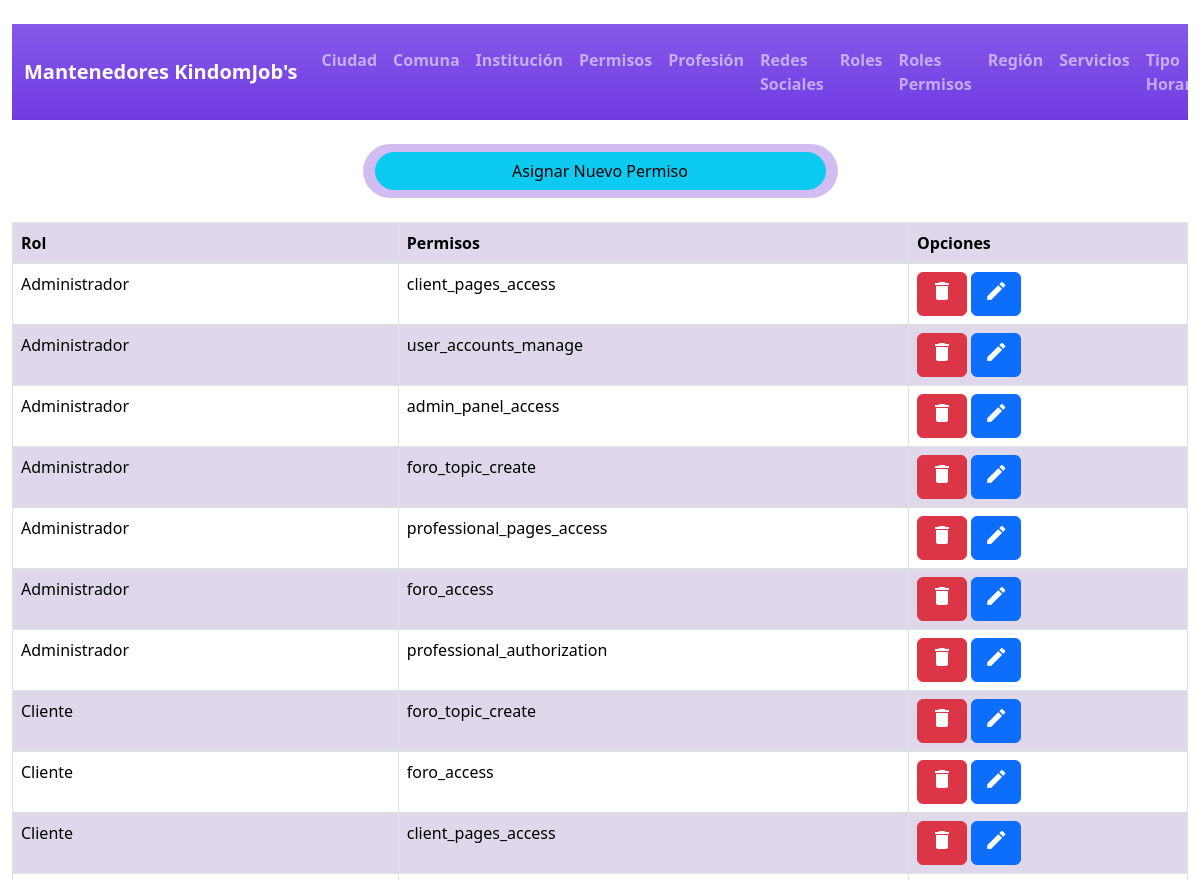
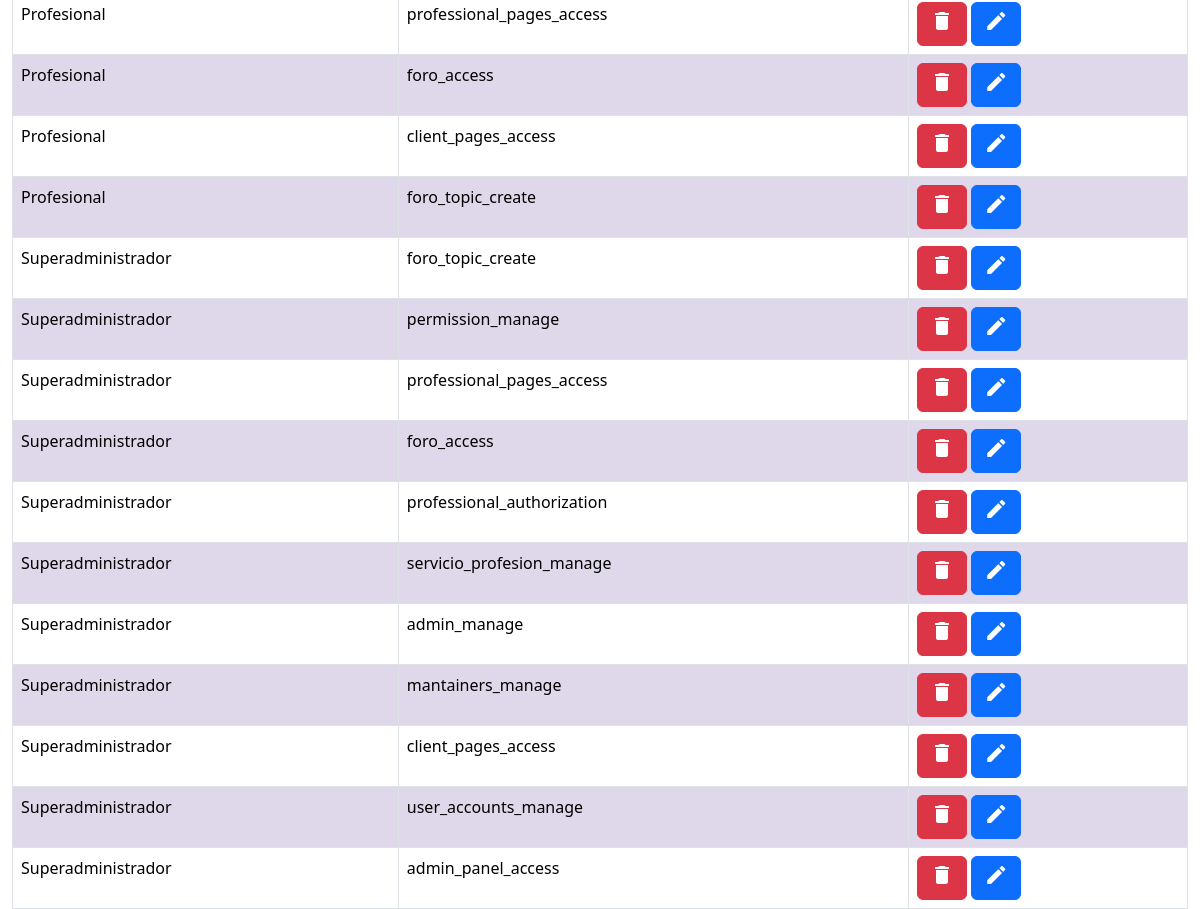
/admin/mantenedor_roles_permisos/index_rol_permiso.php (signed in), run on the app's committed database (2 pictures, top to bottom).
### tables this page shows
CREATE TABLE `permiso_rol` (
  `id_rol` int(11) NOT NULL,
  `id_permiso` int(11) NOT NULL
);

CREATE TABLE `rol` (
  `id_rol` int(11) NOT NULL,
  `nombre_rol` varchar(100) NOT NULL
);

CREATE TABLE `permiso` (
  `id_permiso` int(11) NOT NULL,
  `nombre_permiso` varchar(50) NOT NULL,
  `descripcion_permiso` varchar(255) NOT NULL
);

### admin/mantenedor_roles_permisos/index_rol_permiso.php (the view, shortened to what this page needs)
<?php
    require('..\conexion.php');
?>
<!DOCTYPE html>
<html lang="es">
<head>
    <link rel="stylesheet" href="../estilos.css">
    <link href="https://cdn.jsdelivr.net/npm/bootstrap@5.3.3/dist/css/bootstrap.min.css" rel="stylesheet"
>
</head>
<body>
    <div class="container-fluid contenedorcompleto py-4">
    <nav class="navbar navbar-expand-lg bg-gradient bg-opacity-50" data-bs-theme="dark" style="background-color: rgb(113, 59, 228);">
            <div class="container-fluid mt-2 mb-2">
                <a class="navbar-brand" href="../index.php"><b>Mantenedores KindomJob's</b></a>
                <div class="collapse navbar-collapse" id="navbarNav">
                    <ul class="navbar-nav">
                        <li class="nav-item">
                            <a class="nav-link" href="../mantenedor_ciudad/index_ciudad.php"><b>Ciudad</b></a>
                        </li>
                        <li class="nav-item">
                            <a class="nav-link" href="../mantenedor_comuna/index_comuna.php"><b>Comuna</b></a>
                        </li>
                        <li class="nav-item">
                            <a class="nav-link" href="../mantenedor_institucion/index_institucion.php"><b>Institución</b></a>
                        </li>
                        <li class="nav-item">
                            <a class="nav-link" href="../mantenedor_permiso/index_permiso.php"><b>Permisos</b></a>
                        </li>
                        <li class="nav-item">
                            <a class="nav-link" href="../mantenedor_profesion/index_profesion.php"><b>Profesión</b></a>
                        </li>
                        <li class="nav-item">
                            <a class="nav-link" href="../mantenedor_redes_sociales/index_rs.php"><b>Redes Sociales</b></a>
                        </li>
                        <li class="nav-item">
                            <a class="nav-link" href="../mantenedor_roles/index_rol.php"><b>Roles</b></a>
                        </li>
                        <li class="nav-item">
                            <a class="nav-link" href="../mantenedor_roles_permisos/index_rol_permiso.php"><b>Roles Permisos</b></a>
                        </li>
                        <li class="nav-item">
                            <a class="nav-link" href="../mantenedor_region/index_region.php"><b>Región</b></a>
                        </li>
                        <li class="nav-item">
                            <a class="nav-link" href="../mantenedor_servicio/index_servicio.php"><b>Servicios</b></a>
                        </li>
                        <li class="nav-item">
                            <a class="nav-link" href="../mantenedor_tiempohorario/index_th.php"><b>Tipo Horario</b></a>
                        </li>
                    </ul>
                </div>
            </div>
        </nav>
        <br>
        <div class="container text-center">
            <div class="row">
                <div class="col">
                </div>
                <div class="col-6 col-xl-5 col-sm rounded-pill" style="background-color: rgba(115, 52, 216, 0.322);">
                    <div class="d-grid gap-2 py-2">
                            <button type="button" class="btn  btn-info rounded-pill" data-bs-toggle="modal" data-bs-target="#exampleModal">
                                Asignar Nuevo Permiso
                            </button>
                    </div>
                </div>
                <div class="col">
                </div>
            </div>
        </div>
        <br>
        <table class="table table-striped table-bordered">
            <tr>
                <th>Rol</th>
                <th>Permisos</th>
                <th>Opciones</th>
            </tr>
            <?php
            $consulta = "SELECT id_rol,nombre_rol,nombre_permiso FROM permiso join permiso_rol using (id_permiso) join rol using (id_rol) ORDER BY nombre_rol";
            $resultado = mysqli_query($conexion,$consulta);
            while($row=mysqli_fetch_assoc($resultado)){
                $nombre_consultado = $row["nombre_rol"];
                $nombre_permiso = $row["nombre_permiso"];
                $id = $row["id_rol"];
                echo "<tr>";
                    echo "<td>".$nombre_consultado."</td>";
                    echo "<td>".$nombre_permiso."</td>";
                    echo"<td><a href='borrar_rol_permiso.php?id_e=$id' class='btn btn-danger' style='color: white; text-decoration: none;'><span class='material-icons'>delete</span></a> <a href='form_edicion_rol_permiso.php?id_e=$id' class='btn btn-primary' style='color: white; text-decoration: none;'><span class='material-icons'>edit</span></a></td>";
                echo"</tr>";
            }
        ?>
        </table>
    </div>
</body>
</html>

### admin/estilos.css (style rules this page uses)
.contenedorcompleto { height: 100vh; }
.table-striped>tbody>tr:nth-child(odd)>td, .table-striped>tbody>tr:nth-child(odd)>th { background-color: rgb(234, 228, 246) }

### data on the page
permiso_rol: id_rol.nombre_rol "Administrador", id_permiso.nombre_permiso "client_pages_access"
permiso_rol: id_rol.nombre_rol "Administrador", id_permiso.nombre_permiso "user_accounts_manage"
permiso_rol: id_rol.nombre_rol "Administrador", id_permiso.nombre_permiso "admin_panel_access"
permiso_rol: id_rol.nombre_rol "Administrador", id_permiso.nombre_permiso "foro_topic_create"
permiso_rol: id_rol.nombre_rol "Administrador", id_permiso.nombre_permiso "professional_pages_access"
permiso_rol: id_rol.nombre_rol "Administrador", id_permiso.nombre_permiso "foro_access"
permiso_rol: id_rol.nombre_rol "Administrador", id_permiso.nombre_permiso "professional_authorization"
permiso_rol: id_rol.nombre_rol "Cliente", id_permiso.nombre_permiso "foro_topic_create"
permiso_rol: id_rol.nombre_rol "Cliente", id_permiso.nombre_permiso "foro_access"
permiso_rol: id_rol.nombre_rol "Cliente", id_permiso.nombre_permiso "client_pages_access"
permiso_rol: id_rol.nombre_rol "Profesional", id_permiso.nombre_permiso "professional_pages_access"
permiso_rol: id_rol.nombre_rol "Profesional", id_permiso.nombre_permiso "foro_access"
permiso_rol: id_rol.nombre_rol "Profesional", id_permiso.nombre_permiso "client_pages_access"
permiso_rol: id_rol.nombre_rol "Profesional", id_permiso.nombre_permiso "foro_topic_create"
permiso_rol: id_rol.nombre_rol "Superadministrador", id_permiso.nombre_permiso "foro_topic_create"
permiso_rol: id_rol.nombre_rol "Superadministrador", id_permiso.nombre_permiso "permission_manage"
permiso_rol: id_rol.nombre_rol "Superadministrador", id_permiso.nombre_permiso "professional_pages_access"
permiso_rol: id_rol.nombre_rol "Superadministrador", id_permiso.nombre_permiso "foro_access"
permiso_rol: id_rol.nombre_rol "Superadministrador", id_permiso.nombre_permiso "professional_authorization"
permiso_rol: id_rol.nombre_rol "Superadministrador", id_permiso.nombre_permiso "servicio_profesion_manage"
permiso_rol: id_rol.nombre_rol "Superadministrador", id_permiso.nombre_permiso "admin_manage"
permiso_rol: id_rol.nombre_rol "Superadministrador", id_permiso.nombre_permiso "mantainers_manage"
permiso_rol: id_rol.nombre_rol "Superadministrador", id_permiso.nombre_permiso "client_pages_access"
permiso_rol: id_rol.nombre_rol "Superadministrador", id_permiso.nombre_permiso "user_accounts_manage"
permiso_rol: id_rol.nombre_rol "Superadministrador", id_permiso.nombre_permiso "admin_panel_access"
